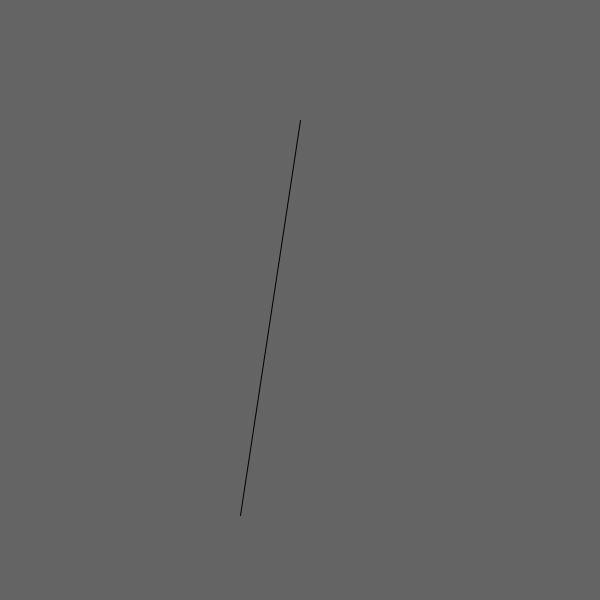
Frame 1 (no input)
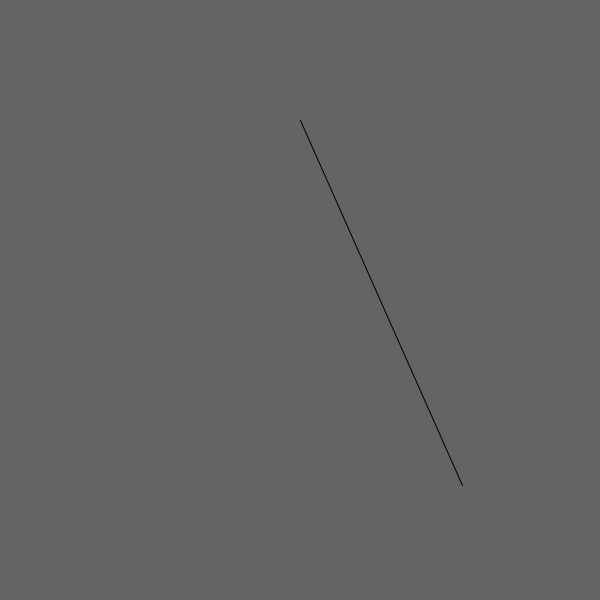
Frame 60 (the mouse pressed at the canvas centre just before this capture)
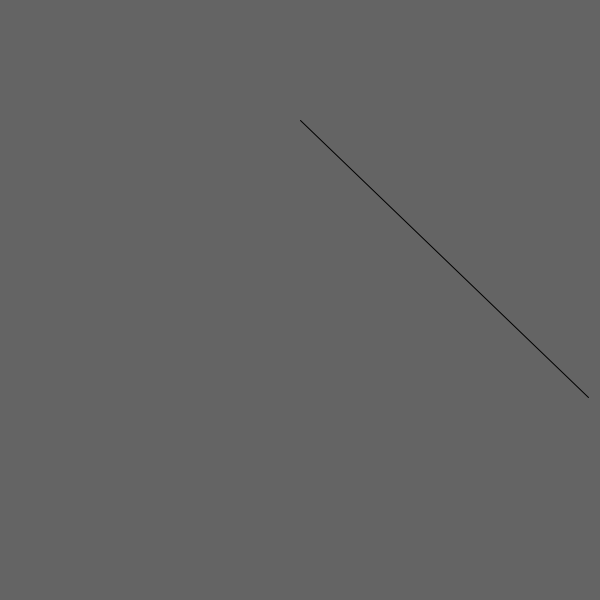
Frame 120 (the mouse held since frame 60 and released just before this capture)

The Processing sketch that drew these frames (run headless with seeded random() and noise(); from frame 60 on, the mouse is pressed at the canvas centre):

// Processing sketch: testing_sinusoid
// ── testing_sinusoid.pde
// program to test a sine wave to create a pendulum/swinging motion

static int TIME = 0;

void setup() {
  size(600,600);
}

void draw() {
  background(100,100,100);
  TIME+=1;
  translate(width/2,height/5);
  rotate(sin(TIME * 0.1) * 1.5);
  line(0,0,0,400);
}
